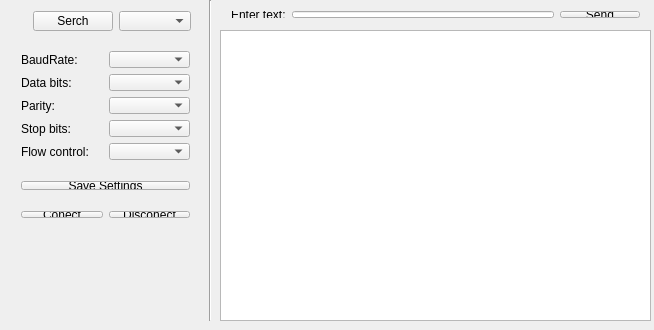
<?xml version="1.0" encoding="UTF-8"?>
<ui version="4.0">
 <class>MainWindow</class>
 <widget class="QMainWindow" name="MainWindow">
  <property name="geometry">
   <rect>
    <x>0</x>
    <y>0</y>
    <width>654</width>
    <height>330</height>
   </rect>
  </property>
  <property name="sizePolicy">
   <sizepolicy hsizetype="Fixed" vsizetype="Fixed">
    <horstretch>0</horstretch>
    <verstretch>0</verstretch>
   </sizepolicy>
  </property>
  <property name="windowTitle">
   <string>Shag_Drive</string>
  </property>
  <widget class="QWidget" name="centralWidget">
   <widget class="QWidget" name="verticalLayoutWidget">
    <property name="geometry">
     <rect>
      <x>11</x>
      <y>0</y>
      <width>191</width>
      <height>42</height>
     </rect>
    </property>
    <layout class="QHBoxLayout" name="horizontalLayout">
     <item>
      <spacer name="horizontalSpacer">
       <property name="orientation">
        <enum>Qt::Horizontal</enum>
       </property>
       <property name="sizeHint" stdset="0">
        <size>
         <width>40</width>
         <height>20</height>
        </size>
       </property>
      </spacer>
     </item>
     <item>
      <widget class="QPushButton" name="Btn_Serch">
       <property name="text">
        <string>Serch</string>
       </property>
      </widget>
     </item>
     <item>
      <widget class="QComboBox" name="PortNameBox"/>
     </item>
    </layout>
   </widget>
   <widget class="QWidget" name="gridLayoutWidget">
    <property name="geometry">
     <rect>
      <x>10</x>
      <y>40</y>
      <width>191</width>
      <height>131</height>
     </rect>
    </property>
    <layout class="QGridLayout" name="gridLayout">
     <item row="2" column="0">
      <widget class="QLabel" name="lP">
       <property name="text">
        <string>Parity:</string>
       </property>
      </widget>
     </item>
     <item row="4" column="1">
      <widget class="QComboBox" name="FlowControlBox">
       <property name="enabled">
        <bool>true</bool>
       </property>
      </widget>
     </item>
     <item row="0" column="0">
      <widget class="QLabel" name="lBR">
       <property name="text">
        <string>BaudRate:</string>
       </property>
      </widget>
     </item>
     <item row="3" column="1">
      <widget class="QComboBox" name="StopBitsBox">
       <property name="enabled">
        <bool>true</bool>
       </property>
      </widget>
     </item>
     <item row="2" column="1">
      <widget class="QComboBox" name="ParityBox">
       <property name="enabled">
        <bool>true</bool>
       </property>
      </widget>
     </item>
     <item row="0" column="1">
      <widget class="QComboBox" name="BaudRateBox">
       <property name="enabled">
        <bool>true</bool>
       </property>
      </widget>
     </item>
     <item row="1" column="0">
      <widget class="QLabel" name="lDB">
       <property name="text">
        <string>Data bits:</string>
       </property>
      </widget>
     </item>
     <item row="4" column="0">
      <widget class="QLabel" name="lFC">
       <property name="text">
        <string>Flow control:</string>
       </property>
      </widget>
     </item>
     <item row="1" column="1">
      <widget class="QComboBox" name="DataBitsBox">
       <property name="enabled">
        <bool>true</bool>
       </property>
      </widget>
     </item>
     <item row="3" column="0">
      <widget class="QLabel" name="lSB">
       <property name="text">
        <string>Stop bits:</string>
       </property>
      </widget>
     </item>
    </layout>
   </widget>
   <widget class="Line" name="line">
    <property name="geometry">
     <rect>
      <x>200</x>
      <y>0</y>
      <width>20</width>
      <height>321</height>
     </rect>
    </property>
    <property name="sizePolicy">
     <sizepolicy hsizetype="Expanding" vsizetype="Maximum">
      <horstretch>0</horstretch>
      <verstretch>0</verstretch>
     </sizepolicy>
    </property>
    <property name="orientation">
     <enum>Qt::Vertical</enum>
    </property>
   </widget>
   <widget class="QWidget" name="verticalLayoutWidget_2">
    <property name="geometry">
     <rect>
      <x>10</x>
      <y>200</y>
      <width>191</width>
      <height>29</height>
     </rect>
    </property>
    <layout class="QHBoxLayout" name="horizontalLayout_3">
     <item>
      <widget class="QPushButton" name="BtnConnect">
       <property name="enabled">
        <bool>true</bool>
       </property>
       <property name="text">
        <string>Conect</string>
       </property>
      </widget>
     </item>
     <item>
      <widget class="QPushButton" name="BtnDisconect">
       <property name="enabled">
        <bool>true</bool>
       </property>
       <property name="text">
        <string>Disconect</string>
       </property>
      </widget>
     </item>
    </layout>
   </widget>
   <widget class="QWidget" name="verticalLayoutWidget_3">
    <property name="geometry">
     <rect>
      <x>220</x>
      <y>0</y>
      <width>431</width>
      <height>29</height>
     </rect>
    </property>
    <layout class="QHBoxLayout" name="horizontalLayout_2">
     <item>
      <widget class="QLabel" name="lEn">
       <property name="text">
        <string>Enter text:</string>
       </property>
      </widget>
     </item>
     <item>
      <widget class="QLineEdit" name="cEnterText"/>
     </item>
     <item>
      <widget class="QPushButton" name="cBtnSend">
       <property name="text">
        <string>Send</string>
       </property>
      </widget>
     </item>
    </layout>
   </widget>
   <widget class="QPlainTextEdit" name="consol">
    <property name="enabled">
     <bool>true</bool>
    </property>
    <property name="geometry">
     <rect>
      <x>220</x>
      <y>30</y>
      <width>431</width>
      <height>291</height>
     </rect>
    </property>
    <property name="readOnly">
     <bool>true</bool>
    </property>
   </widget>
   <widget class="QWidget" name="verticalLayoutWidget_4">
    <property name="geometry">
     <rect>
      <x>10</x>
      <y>170</y>
      <width>191</width>
      <height>31</height>
     </rect>
    </property>
    <layout class="QVBoxLayout" name="verticalLayout">
     <item>
      <widget class="QPushButton" name="BtnSave">
       <property name="text">
        <string>Save Settings</string>
       </property>
      </widget>
     </item>
    </layout>
   </widget>
  </widget>
 </widget>
 <layoutdefault spacing="6" margin="11"/>
 <resources/>
 <connections/>
</ui>
